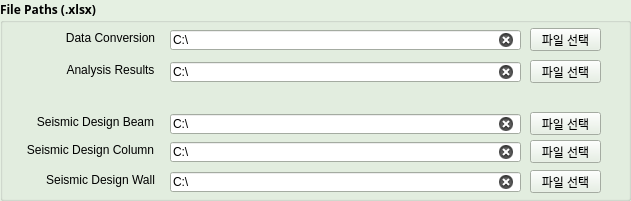
   <widget class="QGroupBox" name="groupBox_4">
    <property name="geometry">
     <rect>
      <x>10</x>
      <y>65</y>
      <width>631</width>
      <height>201</height>
     </rect>
    </property>
    <property name="palette">
     <palette>
      <active>
       <colorrole role="WindowText">
        <brush brushstyle="SolidPattern">
         <color alpha="255">
          <red>0</red>
          <green>0</green>
          <blue>0</blue>
         </color>
        </brush>
       </colorrole>
       <colorrole role="Button">
        <brush brushstyle="SolidPattern">
         <color alpha="255">
          <red>229</red>
          <green>240</green>
          <blue>226</blue>
         </color>
        </brush>
       </colorrole>
       <colorrole role="Light">
        <brush brushstyle="SolidPattern">
         <color alpha="255">
          <red>255</red>
          <green>255</green>
          <blue>255</blue>
         </color>
        </brush>
       </colorrole>
       <colorrole role="Midlight">
        <brush brushstyle="SolidPattern">
         <color alpha="255">
          <red>242</red>
          <green>247</green>
          <blue>240</blue>
         </color>
        </brush>
       </colorrole>
       <colorrole role="Dark">
        <brush brushstyle="SolidPattern">
         <color alpha="255">
          <red>115</red>
          <green>120</green>
          <blue>113</blue>
         </color>
        </brush>
       </colorrole>
       <colorrole role="Mid">
        <brush brushstyle="SolidPattern">
         <color alpha="255">
          <red>153</red>
          <green>160</green>
          <blue>151</blue>
         </color>
        </brush>
       </colorrole>
       <colorrole role="Text">
        <brush brushstyle="SolidPattern">
         <color alpha="255">
          <red>0</red>
          <green>0</green>
          <blue>0</blue>
         </color>
        </brush>
       </colorrole>
       <colorrole role="BrightText">
        <brush brushstyle="SolidPattern">
         <color alpha="255">
          <red>255</red>
          <green>255</green>
          <blue>255</blue>
         </color>
        </brush>
       </colorrole>
       <colorrole role="ButtonText">
        <brush brushstyle="SolidPattern">
         <color alpha="255">
          <red>0</red>
          <green>0</green>
          <blue>0</blue>
         </color>
        </brush>
       </colorrole>
       <colorrole role="Base">
        <brush brushstyle="SolidPattern">
         <color alpha="255">
          <red>255</red>
          <green>255</green>
          <blue>255</blue>
         </color>
        </brush>
       </colorrole>
       <colorrole role="Window">
        <brush brushstyle="SolidPattern">
         <color alpha="255">
          <red>229</red>
          <green>240</green>
          <blue>226</blue>
         </color>
        </brush>
       </colorrole>
       <colorrole role="Shadow">
        <brush brushstyle="SolidPattern">
         <color alpha="255">
          <red>0</red>
          <green>0</green>
          <blue>0</blue>
         </color>
        </brush>
       </colorrole>
       <colorrole role="AlternateBase">
        <brush brushstyle="SolidPattern">
         <color alpha="255">
          <red>242</red>
          <green>247</green>
          <blue>240</blue>
         </color>
        </brush>
       </colorrole>
       <colorrole role="ToolTipBase">
        <brush brushstyle="SolidPattern">
         <color alpha="255">
          <red>255</red>
          <green>255</green>
          <blue>220</blue>
         </color>
        </brush>
       </colorrole>
       <colorrole role="ToolTipText">
        <brush brushstyle="SolidPattern">
         <color alpha="255">
          <red>0</red>
          <green>0</green>
          <blue>0</blue>
         </color>
        </brush>
       </colorrole>
       <colorrole role="PlaceholderText">
        <brush brushstyle="SolidPattern">
         <color alpha="128">
          <red>0</red>
          <green>0</green>
          <blue>0</blue>
         </color>
        </brush>
       </colorrole>
      </active>
      <inactive>
       <colorrole role="WindowText">
        <brush brushstyle="SolidPattern">
         <color alpha="255">
          <red>0</red>
          <green>0</green>
          <blue>0</blue>
         </color>
        </brush>
       </colorrole>
       <colorrole role="Button">
        <brush brushstyle="SolidPattern">
         <color alpha="255">
          <red>229</red>
          <green>240</green>
          <blue>226</blue>
         </color>
        </brush>
       </colorrole>
       <colorrole role="Light">
        <brush brushstyle="SolidPattern">
         <color alpha="255">
          <red>255</red>
          <green>255</green>
          <blue>255</blue>
         </color>
        </brush>
       </colorrole>
       <colorrole role="Midlight">
        <brush brushstyle="SolidPattern">
         <color alpha="255">
          <red>242</red>
          <green>247</green>
          <blue>240</blue>
         </color>
        </brush>
       </colorrole>
       <colorrole role="Dark">
        <brush brushstyle="SolidPattern">
         <color alpha="255">
          <red>115</red>
          <green>120</green>
          <blue>113</blue>
         </color>
        </brush>
       </colorrole>
       <colorrole role="Mid">
        <brush brushstyle="SolidPattern">
         <color alpha="255">
          <red>153</red>
          <green>160</green>
          <blue>151</blue>
         </color>
        </brush>
       </colorrole>
       <colorrole role="Text">
        <brush brushstyle="SolidPattern">
         <color alpha="255">
          <red>0</red>
          <green>0</green>
          <blue>0</blue>
         </color>
        </brush>
       </colorrole>
       <colorrole role="BrightText">
        <brush brushstyle="SolidPattern">
         <color alpha="255">
          <red>255</red>
          <green>255</green>
          <blue>255</blue>
         </color>
        </brush>
       </colorrole>
       <colorrole role="ButtonText">
        <brush brushstyle="SolidPattern">
         <color alpha="255">
          <red>0</red>
          <green>0</green>
          <blue>0</blue>
         </color>
        </brush>
       </colorrole>
       <colorrole role="Base">
        <brush brushstyle="SolidPattern">
         <color alpha="255">
          <red>255</red>
          <green>255</green>
          <blue>255</blue>
         </color>
        </brush>
       </colorrole>
       <colorrole role="Window">
        <brush brushstyle="SolidPattern">
         <color alpha="255">
          <red>229</red>
          <green>240</green>
          <blue>226</blue>
         </color>
        </brush>
       </colorrole>
       <colorrole role="Shadow">
        <brush brushstyle="SolidPattern">
         <color alpha="255">
          <red>0</red>
          <green>0</green>
          <blue>0</blue>
         </color>
        </brush>
       </colorrole>
       <colorrole role="AlternateBase">
        <brush brushstyle="SolidPattern">
         <color alpha="255">
          <red>242</red>
          <green>247</green>
          <blue>240</blue>
         </color>
        </brush>
       </colorrole>
       <colorrole role="ToolTipBase">
        <brush brushstyle="SolidPattern">
         <color alpha="255">
          <red>255</red>
          <green>255</green>
          <blue>220</blue>
         </color>
        </brush>
       </colorrole>
       <colorrole role="ToolTipText">
        <brush brushstyle="SolidPattern">
         <color alpha="255">
          <red>0</red>
          <green>0</green>
          <blue>0</blue>
         </color>
        </brush>
       </colorrole>
       <colorrole role="PlaceholderText">
        <brush brushstyle="SolidPattern">
         <color alpha="128">
          <red>0</red>
          <green>0</green>
          <blue>0</blue>
         </color>
        </brush>
       </colorrole>
      </inactive>
      <disabled>
       <colorrole role="WindowText">
        <brush brushstyle="SolidPattern">
         <color alpha="255">
          <red>115</red>
          <green>120</green>
          <blue>113</blue>
         </color>
        </brush>
       </colorrole>
       <colorrole role="Button">
        <brush brushstyle="SolidPattern">
         <color alpha="255">
          <red>229</red>
          <green>240</green>
          <blue>226</blue>
         </color>
        </brush>
       </colorrole>
       <colorrole role="Light">
        <brush brushstyle="SolidPattern">
         <color alpha="255">
          <red>255</red>
          <green>255</green>
          <blue>255</blue>
         </color>
        </brush>
       </colorrole>
       <colorrole role="Midlight">
        <brush brushstyle="SolidPattern">
         <color alpha="255">
          <red>242</red>
          <green>247</green>
          <blue>240</blue>
         </color>
        </brush>
       </colorrole>
       <colorrole role="Dark">
        <brush brushstyle="SolidPattern">
         <color alpha="255">
          <red>115</red>
          <green>120</green>
          <blue>113</blue>
         </color>
        </brush>
       </colorrole>
       <colorrole role="Mid">
        <brush brushstyle="SolidPattern">
         <color alpha="255">
          <red>153</red>
          <green>160</green>
          <blue>151</blue>
         </color>
        </brush>
       </colorrole>
       <colorrole role="Text">
        <brush brushstyle="SolidPattern">
         <color alpha="255">
          <red>115</red>
          <green>120</green>
          <blue>113</blue>
         </color>
        </brush>
       </colorrole>
       <colorrole role="BrightText">
        <brush brushstyle="SolidPattern">
         <color alpha="255">
          <red>255</red>
          <green>255</green>
          <blue>255</blue>
         </color>
        </brush>
       </colorrole>
       <colorrole role="ButtonText">
        <brush brushstyle="SolidPattern">
         <color alpha="255">
          <red>115</red>
          <green>120</green>
          <blue>113</blue>
         </color>
        </brush>
       </colorrole>
       <colorrole role="Base">
        <brush brushstyle="SolidPattern">
         <color alpha="255">
          <red>229</red>
          <green>240</green>
          <blue>226</blue>
         </color>
        </brush>
       </colorrole>
       <colorrole role="Window">
        <brush brushstyle="SolidPattern">
         <color alpha="255">
          <red>229</red>
          <green>240</green>
          <blue>226</blue>
         </color>
        </brush>
       </colorrole>
       <colorrole role="Shadow">
        <brush brushstyle="SolidPattern">
         <color alpha="255">
          <red>0</red>
          <green>0</green>
          <blue>0</blue>
         </color>
        </brush>
       </colorrole>
       <colorrole role="AlternateBase">
        <brush brushstyle="SolidPattern">
         <color alpha="255">
          <red>229</red>
          <green>240</green>
          <blue>226</blue>
         </color>
        </brush>
       </colorrole>
       <colorrole role="ToolTipBase">
        <brush brushstyle="SolidPattern">
         <color alpha="255">
          <red>255</red>
          <green>255</green>
          <blue>220</blue>
         </color>
        </brush>
       </colorrole>
       <colorrole role="ToolTipText">
        <brush brushstyle="SolidPattern">
         <color alpha="255">
          <red>0</red>
          <green>0</green>
          <blue>0</blue>
         </color>
        </brush>
       </colorrole>
       <colorrole role="PlaceholderText">
        <brush brushstyle="SolidPattern">
         <color alpha="128">
          <red>0</red>
          <green>0</green>
          <blue>0</blue>
         </color>
        </brush>
       </colorrole>
      </disabled>
     </palette>
    </property>
    <property name="font">
     <font>
      <family>Arial Black</family>
      <weight>75</weight>
      <bold>true</bold>
     </font>
    </property>
    <property name="title">
     <string>File Paths (.xlsx)</string>
    </property>
    <widget class="QLabel" name="label_11">
     <property name="geometry">
      <rect>
       <x>60</x>
       <y>30</y>
       <width>101</width>
       <height>16</height>
      </rect>
     </property>
     <property name="font">
      <font>
       <family>Arial</family>
       <weight>50</weight>
       <bold>false</bold>
      </font>
     </property>
     <property name="text">
      <string>Data Conversion</string>
     </property>
     <property name="alignment">
      <set>Qt::AlignCenter</set>
     </property>
    </widget>
    <widget class="QLineEdit" name="data_conv_path_editbox">
     <property name="geometry">
      <rect>
       <x>170</x>
       <y>30</y>
       <width>351</width>
       <height>20</height>
      </rect>
     </property>
     <property name="font">
      <font>
       <family>Arial</family>
       <weight>50</weight>
       <bold>false</bold>
      </font>
     </property>
     <property name="text">
      <string>C:\</string>
     </property>
     <property name="clearButtonEnabled">
      <bool>true</bool>
     </property>
    </widget>
    <widget class="QPushButton" name="find_file_btn">
     <property name="geometry">
      <rect>
       <x>530</x>
       <y>28</y>
       <width>71</width>
       <height>23</height>
      </rect>
     </property>
     <property name="font">
      <font>
       <family>Arial</family>
       <weight>50</weight>
       <bold>false</bold>
      </font>
     </property>
     <property name="text">
      <string>파일 선택</string>
     </property>
    </widget>
    <widget class="QLineEdit" name="result_path_editbox">
     <property name="geometry">
      <rect>
       <x>170</x>
       <y>62</y>
       <width>351</width>
       <height>20</height>
      </rect>
     </property>
     <property name="font">
      <font>
       <family>Arial</family>
       <weight>50</weight>
       <bold>false</bold>
      </font>
     </property>
     <property name="text">
      <string>C:\</string>
     </property>
     <property name="clearButtonEnabled">
      <bool>true</bool>
     </property>
    </widget>
    <widget class="QPushButton" name="find_file_btn_2">
     <property name="geometry">
      <rect>
       <x>530</x>
       <y>60</y>
       <width>71</width>
       <height>23</height>
      </rect>
     </property>
     <property name="font">
      <font>
       <family>Arial</family>
       <weight>50</weight>
       <bold>false</bold>
      </font>
     </property>
     <property name="text">
      <string>파일 선택</string>
     </property>
    </widget>
    <widget class="QLabel" name="label_19">
     <property name="geometry">
      <rect>
       <x>60</x>
       <y>62</y>
       <width>101</width>
       <height>16</height>
      </rect>
     </property>
     <property name="font">
      <font>
       <family>Arial</family>
       <weight>50</weight>
       <bold>false</bold>
      </font>
     </property>
     <property name="text">
      <string>Analysis Results</string>
     </property>
     <property name="alignment">
      <set>Qt::AlignCenter</set>
     </property>
    </widget>
    <widget class="QLabel" name="display_selected_result_path">
     <property name="geometry">
      <rect>
       <x>310</x>
       <y>90</y>
       <width>201</width>
       <height>20</height>
      </rect>
     </property>
     <property name="font">
      <font>
       <family>Arial</family>
       <weight>50</weight>
       <bold>false</bold>
      </font>
     </property>
     <property name="text">
      <string/>
     </property>
     <property name="alignment">
      <set>Qt::AlignRight|Qt::AlignTrailing|Qt::AlignVCenter</set>
     </property>
    </widget>
    <widget class="QLineEdit" name="beam_design_path_editbox">
     <property name="geometry">
      <rect>
       <x>170</x>
       <y>114</y>
       <width>351</width>
       <height>20</height>
      </rect>
     </property>
     <property name="font">
      <font>
       <family>Arial</family>
       <weight>50</weight>
       <bold>false</bold>
      </font>
     </property>
     <property name="text">
      <string>C:\</string>
     </property>
     <property name="clearButtonEnabled">
      <bool>true</bool>
     </property>
    </widget>
    <widget class="QLabel" name="label_22">
     <property name="geometry">
      <rect>
       <x>30</x>
       <y>114</y>
       <width>131</width>
       <height>16</height>
      </rect>
     </property>
     <property name="font">
      <font>
       <family>Arial</family>
       <weight>50</weight>
       <bold>false</bold>
      </font>
     </property>
     <property name="text">
      <string>Seismic Design Beam</string>
     </property>
     <property name="alignment">
      <set>Qt::AlignCenter</set>
     </property>
    </widget>
    <widget class="QPushButton" name="find_file_btn_4">
     <property name="geometry">
      <rect>
       <x>530</x>
       <y>112</y>
       <width>71</width>
       <height>23</height>
      </rect>
     </property>
     <property name="font">
      <font>
       <family>Arial</family>
       <weight>50</weight>
       <bold>false</bold>
      </font>
     </property>
     <property name="text">
      <string>파일 선택</string>
     </property>
    </widget>
    <widget class="QLineEdit" name="col_design_path_editbox">
     <property name="geometry">
      <rect>
       <x>170</x>
       <y>142</y>
       <width>351</width>
       <height>20</height>
      </rect>
     </property>
     <property name="font">
      <font>
       <family>Arial</family>
       <weight>50</weight>
       <bold>false</bold>
      </font>
     </property>
     <property name="text">
      <string>C:\</string>
     </property>
     <property name="clearButtonEnabled">
      <bool>true</bool>
     </property>
    </widget>
    <widget class="QPushButton" name="find_file_btn_5">
     <property name="geometry">
      <rect>
       <x>530</x>
       <y>140</y>
       <width>71</width>
       <height>23</height>
      </rect>
     </property>
     <property name="font">
      <font>
       <family>Arial</family>
       <weight>50</weight>
       <bold>false</bold>
      </font>
     </property>
     <property name="text">
      <string>파일 선택</string>
     </property>
    </widget>
    <widget class="QLabel" name="label_24">
     <property name="geometry">
      <rect>
       <x>20</x>
       <y>142</y>
       <width>141</width>
       <height>16</height>
      </rect>
     </property>
     <property name="font">
      <font>
       <family>Arial</family>
       <weight>50</weight>
       <bold>false</bold>
      </font>
     </property>
     <property name="text">
      <string>Seismic Design Column</string>
     </property>
     <property name="alignment">
      <set>Qt::AlignCenter</set>
     </property>
    </widget>
    <widget class="QLineEdit" name="wall_design_path_editbox">
     <property name="geometry">
      <rect>
       <x>170</x>
       <y>172</y>
       <width>351</width>
       <height>20</height>
      </rect>
     </property>
     <property name="font">
      <font>
       <family>Arial</family>
       <weight>50</weight>
       <bold>false</bold>
      </font>
     </property>
     <property name="text">
      <string>C:\</string>
     </property>
     <property name="clearButtonEnabled">
      <bool>true</bool>
     </property>
    </widget>
    <widget class="QLabel" name="label_21">
     <property name="geometry">
      <rect>
       <x>40</x>
       <y>172</y>
       <width>121</width>
       <height>16</height>
      </rect>
     </property>
     <property name="font">
      <font>
       <family>Arial</family>
       <weight>50</weight>
       <bold>false</bold>
      </font>
     </property>
     <property name="text">
      <string>Seismic Design Wall</string>
     </property>
     <property name="alignment">
      <set>Qt::AlignCenter</set>
     </property>
    </widget>
    <widget class="QPushButton" name="find_file_btn_3">
     <property name="geometry">
      <rect>
       <x>530</x>
       <y>170</y>
       <width>71</width>
       <height>23</height>
      </rect>
     </property>
     <property name="font">
      <font>
       <family>Arial</family>
       <weight>50</weight>
       <bold>false</bold>
      </font>
     </property>
     <property name="text">
      <string>파일 선택</string>
     </property>
    </widget>
   </widget>
